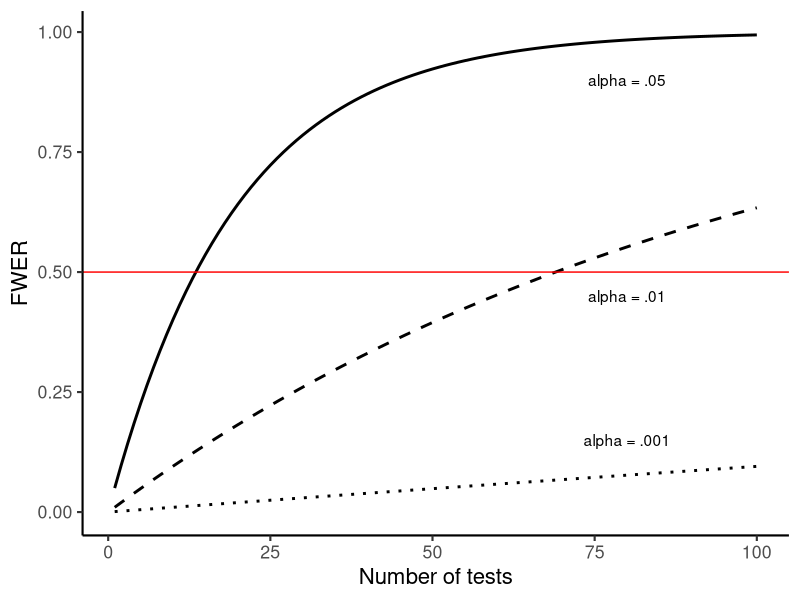
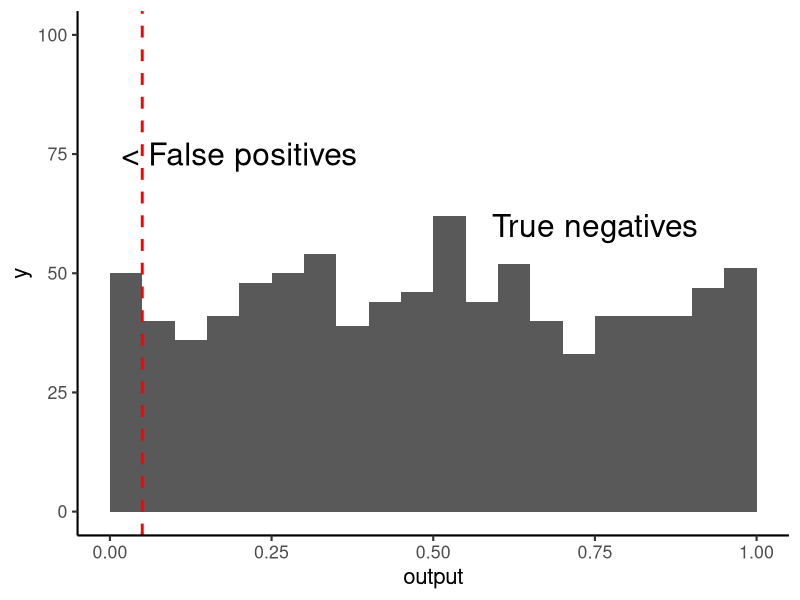
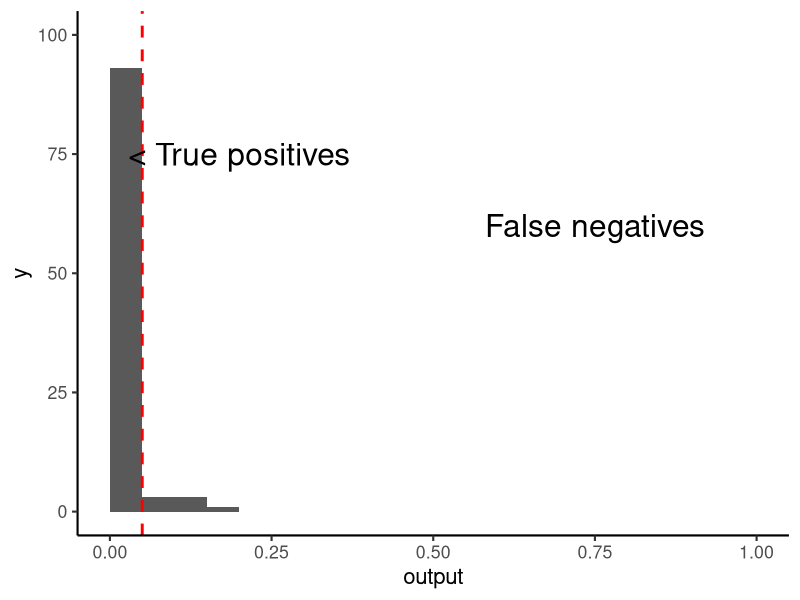
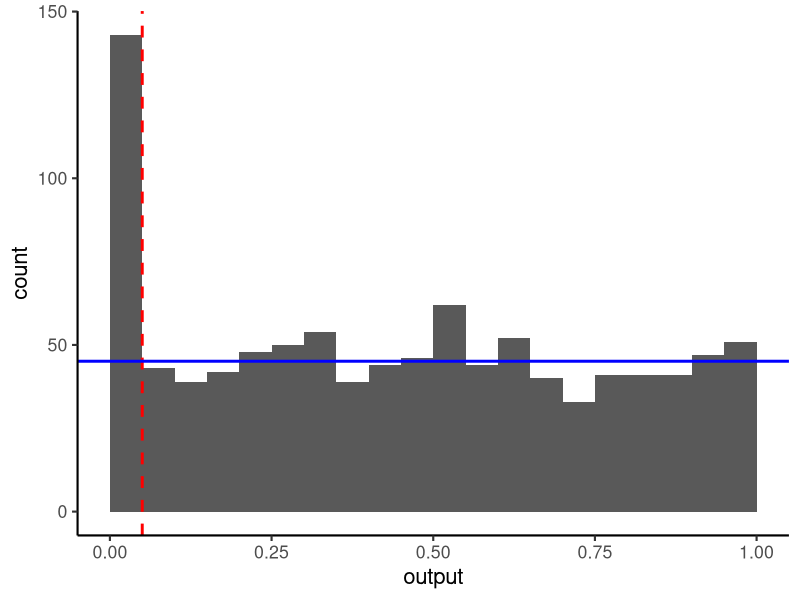
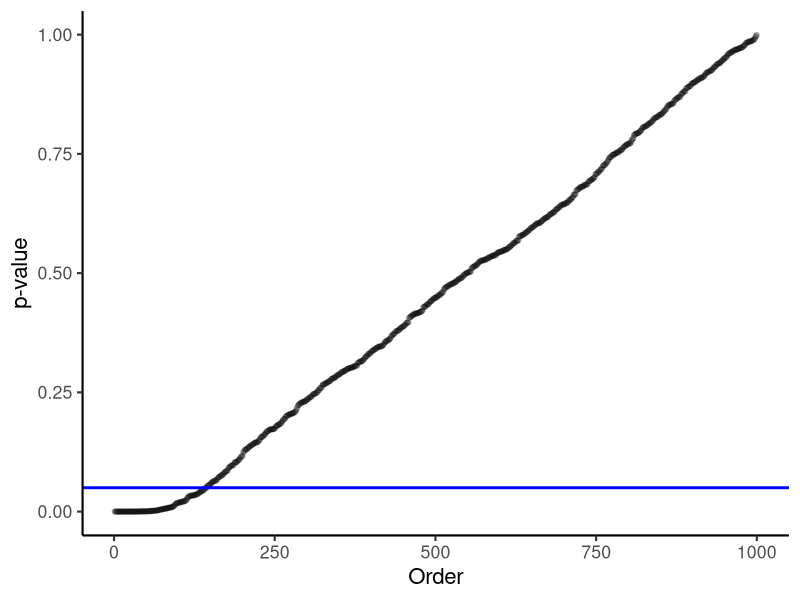
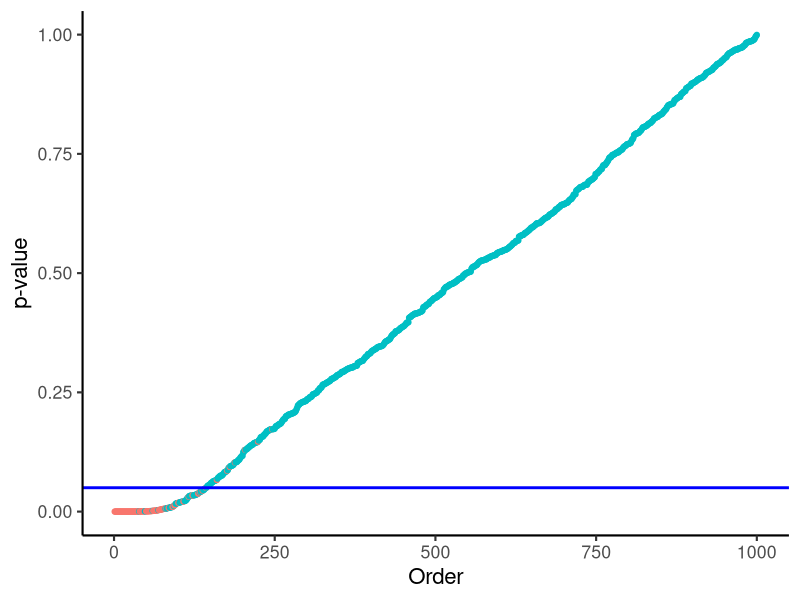
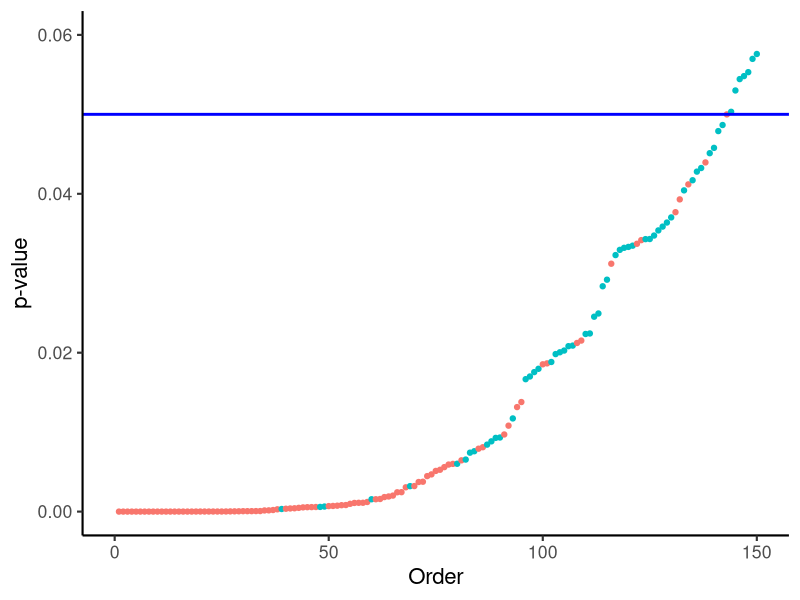
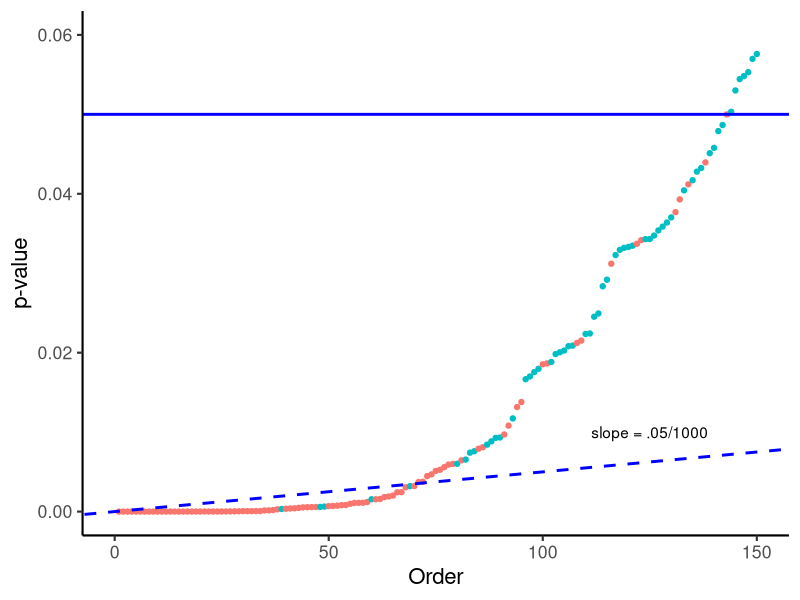

Source code (R) for these figures, in order:
## ---- chunk 1
library(tidyverse)
theme_set(theme_classic(base_size = 16))
set.seed(12345)
options(scipen= 100)
## ---- chunk 2
#| code-fold: true
x <- c(1:100)
y05 <- 1 - (1 - .05)^x
y01 <- 1 - (1 - .01)^x
y001 <- 1 - (1 - .001)^x
ew <- data.frame(x, y05, y01, y001)
ggplot(data = ew, aes(x = x, y = y05)) +
  geom_line(linewidth = 1) +
  geom_line(aes(x = x, y = y01), linetype = "dashed", linewidth = 1) +
  geom_line(aes(x = x, y = y001), linetype = "dotted", linewidth = 1) +
  labs(x = "Number of tests", y = "FWER") +
  annotate("text", x = 80, y = 0.9, label = "alpha = .05") +
  annotate("text", x = 80, y = 0.45, label = "alpha = .01") +
  annotate("text", x = 80, y = 0.15, label = "alpha = .001") +
  geom_hline(yintercept = 0.5, color = "red")
## ---- chunk 3
p.adjust(c(.04, .02, .01), 
         "bonferroni", 
         n = 3)
## ---- chunk 4
p.adjust(c(.04, .02, .01), 
         "holm", 
         n = 3)
## ---- chunk 5
#| code-fold: true
obs<-100                # obs in each single regression
Nloops<-900            # number of experiments
output<-numeric(Nloops) # vector holding p-values of estimated a1 parameter from Nloops experiments

for(i in seq_along(output)){
x<-rnorm(obs) 
y<-rnorm(obs)
# x and y are independent, so null hypothesis is true
output[i] <-(summary(lm(y~x))$coefficients)[2,4] # we grab p-value of a1
}

h0true <- as.data.frame(output) %>%
  mutate(true = 1)
#h0true

ggplot(data = h0true, aes(x = output)) +
  geom_histogram(breaks = seq(from = 0, to = 1, by = .05)) +
  ylim(0, 100) +
  geom_vline(xintercept = 0.05, 
             color = "red", 
             linewidth = 1, 
             linetype = "dashed") +
  annotate("text", 
           x = .2, y = 75, 
           label = "< False positives",
           size = 8) +
  annotate("text", 
           x = .75, y = 60, 
           label = "True negatives", 
           size = 8)
## ---- chunk 6
#| code-fold: true
obs<-100                # obs in each single regression
Nloops<-100            # number of experiments
output<-numeric(Nloops) # vector holding p-values of estimated a1 parameter from Nloops experiments

for(i in seq_along(output)){
x<-rnorm(obs) 
y<-rnorm(obs, .5*x + rnorm(obs, 0, 1))
# x and y are related, so null hypothesis is false
output[i] <-(summary(lm(y~x))$coefficients)[2,4] # we grab p-value of a1
}

h0false <- as.data.frame(output) %>%
  mutate(true = 0)
#h0false

ggplot(data = h0false, aes(x = output)) +
  geom_histogram(breaks = seq(from = 0, to = 1, by = .05)) +
  ylim(0, 100) +
  geom_vline(xintercept = 0.05, 
             color = "red", 
             linewidth = 1, 
             linetype = "dashed") +
  annotate("text", 
           x = .2, y = 75, 
           label = "< True positives",
           size = 8) +
  annotate("text", 
           x = .75, y = 60, 
           label = "False negatives", 
           size = 8)
## ---- chunk 7
#| code-fold: true
h0all <- rbind(h0true, h0false)
ggplot(data = h0all, aes(x = output)) +
  geom_histogram(breaks = seq(from = 0, to = 1, by = .05)) +
  geom_vline(xintercept = 0.05, 
             color = "red", 
             linewidth = 1, 
             linetype = "dashed") +
  geom_hline(yintercept = sum(h0all$output > .05)/19, 
             color = "blue", 
             linewidth = 1)
## ---- chunk 8
#| code-fold: true
h0all <- h0all %>% arrange(output)
ggplot(data = h0all, 
       aes(x = 1:nrow(h0all), 
           y = output)) +
  geom_point(alpha = .2) +
  geom_hline(yintercept = .05, color = "blue", linewidth = 1) +
  labs(x = "Order", y = "p-value") +
  theme(legend.position="none")
## ---- chunk 9
#| code-fold: true
h0all <- h0all %>% arrange(output)
ggplot(data = h0all, 
       aes(x = 1:nrow(h0all), 
           y = output,
           color = as.factor(true)),
       alpha = .3) +
  geom_point() +
  geom_hline(yintercept = .05, color = "blue", linewidth = 1) +
  labs(x = "Order", y = "p-value") +
  theme(legend.position="none")
## ---- chunk 10
#| code-fold: true
h0all <- h0all %>% arrange(output)
ggplot(data = h0all, 
       aes(x = 1:nrow(h0all), 
           y = output,
           color = as.factor(true))) +
  geom_point() +
  labs(x = "Order", y = "p-value") +
  geom_hline(yintercept = .05, color = "blue", linewidth = 1) +
  xlim(0,150) +
  ylim(0,.06) +
  theme(legend.position="none")
## ---- chunk 11
#| code-fold: true
h0all <- h0all %>% arrange(output)
ggplot(data = h0all, 
       aes(x = 1:nrow(h0all), 
           y = output,
           color = as.factor(true))) +
  geom_point() +
  labs(x = "Order", y = "p-value") +
  geom_hline(yintercept = .05, 
             color = "blue", 
             linewidth = 1) +
  geom_abline(slope = .05/1000, 
              color = "blue", 
              linewidth = 1, 
              linetype = "dashed") +
  xlim(0,150) +
  ylim(0,.06) +
  annotate("text", x = 125, y = 0.01, label = "slope = .05/1000") +
  theme(legend.position="none")
## ---- chunk 12
#| code-fold: true
h0all <- h0all %>% arrange(output)
ggplot(data = h0all, 
       aes(x = 1:nrow(h0all), 
           y = output,
           color = as.factor(true))) +
  geom_point() +
  labs(x = "Order", y = "p-value") +
  geom_hline(yintercept = .05, color = "blue", linewidth = 1) +
  geom_abline(slope = .1/1000, color = "blue", linewidth = 1, linetype = "dashed") +
  xlim(0,150) +
  ylim(0,.06) +
  annotate("text", x = 125, y = 0.01, label = "slope = .10/1000") +
  theme(legend.position="none")
## ---- chunk 13
#| code-fold: true
h0all <- h0all %>% mutate(row = 1:nrow(h0all),
                          signif = ifelse(output <.05, 1, 0),
                          fdr10 = ifelse(output < row*(.10/1000), 1, 0),
                          fdr05 = ifelse(output < row*(.05/1000), 1, 0))
uncorrected <- table(h0all$signif, h0all$true)
rownames(uncorrected) <- c("NS", "Signif")
colnames(uncorrected) <- c("H0 false", "H0 true")
addmargins(uncorrected)
## ---- chunk 14
#| code-fold: true
fdr10 <- table(h0all$fdr10, h0all$true)
rownames(fdr10) <- c("NS", "Signif")
colnames(fdr10) <- c("H0 false", "H0 true")
addmargins(fdr10)
fdr05 <- table(h0all$fdr05, h0all$true)
rownames(fdr05) <- c("NS", "Signif")
colnames(fdr05) <- c("H0 false", "H0 true")
addmargins(fdr05)
## ---- chunk 15
bh_pvalues <- p.adjust(c(.04, .02, .01), 
                       "BH", 
                       n = 3)
bh_pvalues <- as.data.frame(bh_pvalues)
## ---- chunk 16
bh_pvalues
## ---- chunk 17
bhsim_pvalues <- p.adjust(h0all$output,
                          "BH",
                          n = 1000)
bhsim_pvalues <- as.data.frame(bhsim_pvalues)
## ---- chunk 18
bhsim_pvalues
